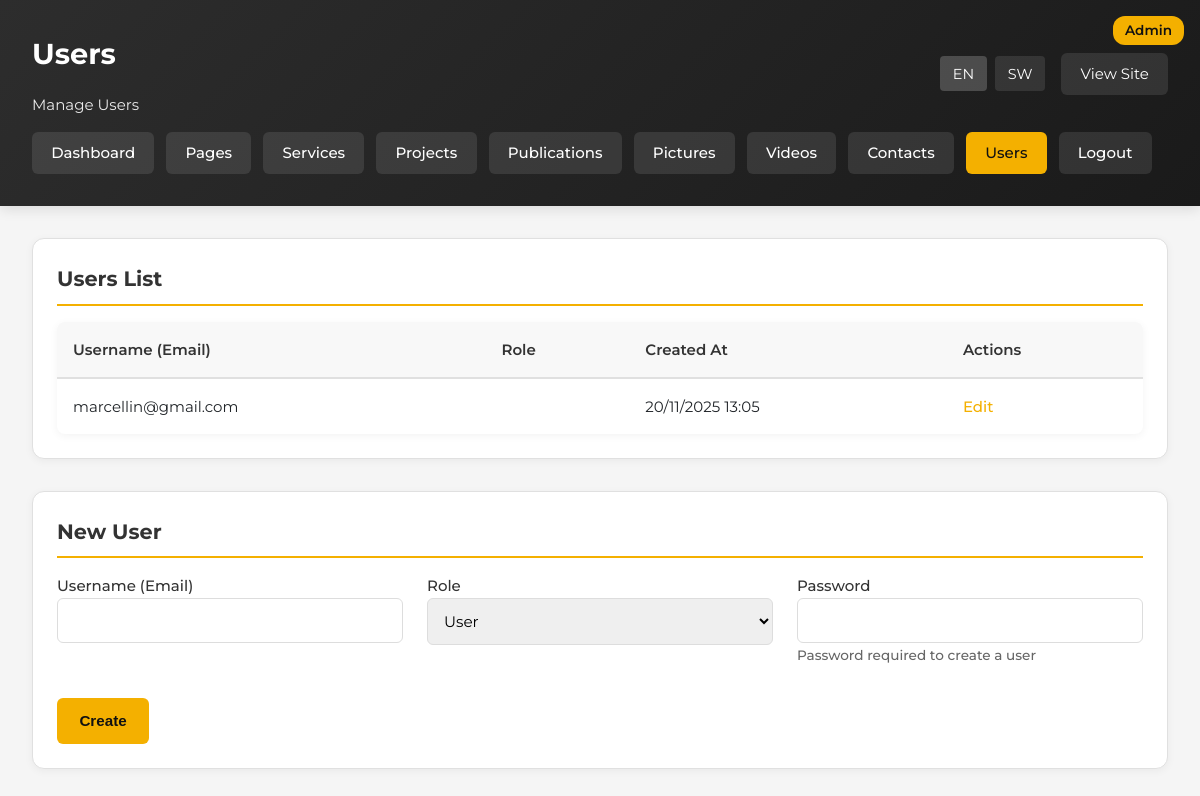
The page /admin/users.php (signed in) on the database its author committed.
### tables this page shows
CREATE TABLE IF NOT EXISTS users (
    id INT AUTO_INCREMENT PRIMARY KEY,
    username VARCHAR(190) NOT NULL UNIQUE,
    password_hash VARCHAR(255) NOT NULL,
    role ENUM('user', 'admin') DEFAULT 'user',
    created_at TIMESTAMP DEFAULT CURRENT_TIMESTAMP
);

### includes/helpers.php (called while the page is built, shortened)
<?php
require_once __DIR__ . '/../config/config.php';
function currentLang(): string
{
    return $_SESSION['lang'] ?? 'en';
}
function t(string $key): string
{
    static $dictionary;
    if ($dictionary === null) {
        $dictionary = include __DIR__ . '/translations.php';
    }
    $lang = currentLang();
    return $dictionary[$key][$lang] ?? $key;
}

### config/config.php (called while the page is built, shortened)
<?php
function db(): mysqli
{
    static $connection;
    if ($connection instanceof mysqli) {
        return $connection;
    }
    $connection = new mysqli(DB_HOST, DB_USER, DB_PASS, DB_NAME);
    $connection->set_charset('utf8mb4');
    return $connection;
}
function query(string $sql, array $params = [])
{
    $connection = db();
    if (!$params) {
        return $connection->query($sql);
    }
    $stmt = $connection->prepare($sql);
    $types = '';
    $values = [];
    foreach ($params as $param) {
        $types .= is_int($param) ? 'i' : 's';
        $values[] = $param;
    }
    $stmt->bind_param($types, ...$values);
    $stmt->execute();
    return $stmt->get_result();
}

### admin/users.php (the view, shortened to what this page needs)
<?php
require_once __DIR__ . '/../includes/helpers.php';
$lang = currentLang();
$users = [];
$editing = null;
try {
    $result = query('SELECT id, username, role, created_at FROM users ORDER BY created_at DESC');
    if ($result) {
        $users = $result->fetch_all(MYSQLI_ASSOC);
    }
} catch (Exception $e) {
    $error = t('admin.error_fetching_users');
}
?>
<!DOCTYPE html>
<html lang="<?= $lang === 'sw' ? 'sw' : 'en'; ?>">
<head>
    <link rel="stylesheet" href="../assets/css/style.css">
</head>
<body>
    <div class="admin-header">
        <div class="user-info">
            <div>
                <h1><?= t('admin.users'); ?></h1>
                <p style="margin: 0; opacity: 0.9;"><?= t('admin.manage_users'); ?></p>
            </div>
            <div style="display: flex; gap: 1rem; align-items: center;">
                <div class="language-switch" style="display: flex; gap: 0.5rem;">
                    <a class="<?= $lang === 'en' ? 'active' : ''; ?>" href="?lang=en<?= isset($_GET['id']) ? '&id=' . urlencode($_GET['id']) : ''; ?>" style="color: white; text-decoration: none; padding: 0.4rem 0.8rem; background: <?= $lang === 'en' ? 'rgba(255,255,255,0.2)' : 'rgba(255,255,255,0.1)'; ?>; border-radius: 4px; font-size: 0.9rem;">EN</a>
                    <a class="<?= $lang === 'sw' ? 'active' : ''; ?>" href="?lang=sw<?= isset($_GET['id']) ? '&id=' . urlencode($_GET['id']) : ''; ?>" style="color: white; text-decoration: none; padding: 0.4rem 0.8rem; background: <?= $lang === 'sw' ? 'rgba(255,255,255,0.2)' : 'rgba(255,255,255,0.1)'; ?>; border-radius: 4px; font-size: 0.9rem;">SW</a>
                </div>
                <a href="../index.php?lang=<?= $lang; ?>" style="color: white; text-decoration: none; padding: 0.6rem 1.2rem; background: rgba(255,255,255,0.1); border-radius: 6px;"><?= t('admin.view_site'); ?></a>
            </div>
        </div>
        <nav class="admin-nav">
            <a href="dashboard.php?lang=<?= $lang; ?>"><?= t('admin.dashboard'); ?></a>
            <a href="pages.php?lang=<?= $lang; ?>"><?= t('admin.pages'); ?></a>
            <a href="services.php?lang=<?= $lang; ?>"><?= t('admin.services'); ?></a>
            <a href="projects.php?lang=<?= $lang; ?>"><?= t('admin.projects'); ?></a>
            <a href="publications.php?lang=<?= $lang; ?>"><?= t('admin.publications'); ?></a>
            <a href="pictures.php?lang=<?= $lang; ?>"><?= t('admin.pictures'); ?></a>
            <a href="videos.php?lang=<?= $lang; ?>"><?= t('admin.videos'); ?></a>
            <a href="contacts.php?lang=<?= $lang; ?>"><?= t('admin.contacts'); ?></a>
            <a href="users.php?lang=<?= $lang; ?>" style="background: var(--primary); color: #111;"><?= t('admin.users'); ?></a>
            <a href="logout.php"><?= t('admin.logout'); ?></a>
        </nav>
    </div>
    <div class="admin-layout">
        <section class="dashboard-section">
            <h2><?= t('admin.users_list'); ?></h2>
            <table>
                <thead>
                    <tr>
                        <th><?= t('admin.username_email'); ?></th>
                        <th><?= t('admin.role'); ?></th>
                        <th><?= t('admin.created_at'); ?></th>
                        <th><?= t('admin.actions'); ?></th>
                    </tr>
                </thead>
                <tbody>
                    <?php if (empty($users)): ?>
                        <tr>
                            <td colspan="4" style="text-align: center; color: #999; padding: 2rem;">
                                <?= t('admin.no_users'); ?>
                            </td>
                        </tr>
                    <?php else: ?>
                        <?php foreach ($users as $u): ?>
                            <tr>
                                <td><?= htmlspecialchars($u['username']); ?></td>
                                <td>
                                    <span class="badge <?= $u['role']; ?>">
                                        <?= $u['role'] === 'admin' ? 'Admin' : 'User'; ?>
                                    </span>
                                </td>
                                <td><?= date('d/m/Y H:i', strtotime($u['created_at'])); ?></td>
                                <td>
                                    <a href="?lang=<?= $lang; ?>&id=<?= $u['id']; ?>"><?= t('admin.edit'); ?></a>
                                </td>
                            </tr>
                        <?php endforeach; ?>
                    <?php endif; ?>
                </tbody>
            </table>
        </section>
        <section class="dashboard-section">
            <h2><?= $editing ? t('admin.edit_user') : t('admin.new_user'); ?></h2>
            <form method="post">
                <div class="form-grid">
                    <label>
                        <?= t('admin.username_email'); ?>
                        <input type="email" name="username" value="<?= htmlspecialchars($editing['username'] ?? ''); ?>" required>
                    </label>
                    <label>
                        <?= t('admin.role'); ?>
                        <select name="role" required>
                            <option value="user" <?= (($editing['role'] ?? 'user') === 'user') ? 'selected' : ''; ?>>User</option>
                        </select>
                    </label>
                    <label class="form-full-width">
                        <?= t('admin.password'); ?>
                        <input type="password" name="password" <?= !$editing ? 'required' : ''; ?>>
                        <span class="form-note"><?= $editing ? t('admin.password_optional') : t('admin.password_required'); ?></span>
                    </label>
                </div>
                <button class="btn primary" type="submit"><?= $editing ? t('admin.update') : t('admin.create'); ?></button>
            </form>
        </section>
    </div>
</body>
</html>

### assets/css/style.css (style rules this page uses)
:root { --brand-dark: #1a1a1a; --brand-steel: #2d2d2d; --brand-gold: #f4b000; --brand-gold-dark: #c98900; --brand-gold-bright: #ffc933; --brand-gray: #f2f2f2; --ink: #212529; --muted: #5c6770; --line: #dde2e8; --white: #ffffff; --max-width: 1200px; --steel: var(--brand-dark); --gold: var(--brand-gold); --gold-bright: var(--brand-gold-bright); --gold-dark: var(--brand-gold-dark); --primary: var(--brand-gold); --primary-dark: var(--brand-gold-dark); --paper: #fff; --alaf-navy: var(--brand-dark); --alaf-blue: var(--brand-gold); --alaf-blue-mid: var(--brand-gold-dark); --alaf-gray: var(--brand-gray); }
* { box-sizing: border-box; margin: 0; padding: 0; }
html, body { overflow-x: hidden; }
body { font-family: 'Titillium Web', Arial, Helvetica, sans-serif; color: var(--ink); background: #fff; line-height: 1.55; font-size: 15px; }
a { color: inherit; }
.btn { display: inline-flex; align-items: center; justify-content: center; text-decoration: none; font-weight: 700; padding: .75rem 1.2rem; border: 2px solid transparent; }
.btn.primary { background: var(--brand-gold); color: #111; }
.badge { position: absolute; top: 1rem; right: 1rem; background: var(--brand-gold); color: #111; padding: .2rem .55rem; font-size: .72rem; font-weight: 700; }

### admin/users.php (style rules this page uses)
body { background: #f5f5f5; font-family: 'Montserrat', sans-serif; }
.admin-header { background: linear-gradient(135deg, #2d2d2d 0%, #1a1a1a 100%); color: white; padding: 2rem; margin-bottom: 2rem; box-shadow: 0 4px 12px rgba(0, 0, 0, 0.1); }
.admin-header h1 { margin: 0 0 1rem 0; font-size: 1.8rem; }
.admin-header .user-info { display: flex; justify-content: space-between; align-items: center; flex-wrap: wrap; gap: 1rem; }
.admin-nav { display: flex; flex-wrap: wrap; gap: 0.75rem; margin-top: 1rem; }
.admin-nav a { padding: 0.6rem 1.2rem; background: rgba(255, 255, 255, 0.1); color: white; text-decoration: none; border-radius: 6px; font-weight: 500; transition: background 0.2s ease; }
.admin-layout { max-width: 1400px; margin: 0 auto; padding: 0 2rem 2rem; }
.dashboard-section { background: white; border-radius: 12px; padding: 1.5rem; border: 1px solid #e0e0e0; box-shadow: 0 2px 8px rgba(0, 0, 0, 0.05); margin-bottom: 2rem; }
.dashboard-section h2 { margin: 0 0 1rem 0; color: #333; font-size: 1.3rem; border-bottom: 2px solid var(--primary); padding-bottom: 0.5rem; }
table { width: 100%; border-collapse: collapse; background: white; border-radius: 8px; overflow: hidden; box-shadow: 0 2px 8px rgba(0, 0, 0, 0.05); }
table thead { background: #f8f8f8; }
table th { padding: 1rem; text-align: left; font-weight: 600; color: #333; border-bottom: 2px solid #e0e0e0; }
table td { padding: 1rem; border-bottom: 1px solid #f0f0f0; }
table tbody tr:last-child td { border-bottom: none; }
.badge { display: inline-block; padding: 0.25rem 0.75rem; border-radius: 12px; font-size: 0.85rem; font-weight: 600; }
.badge.admin { background: var(--primary); color: #111; }
table a { color: var(--primary); text-decoration: none; font-weight: 500; margin-right: 1rem; }
.form-grid { display: grid; grid-template-columns: repeat(auto-fit, minmax(300px, 1fr)); gap: 1.5rem; margin-bottom: 1.5rem; }
label { display: block; margin-bottom: 0.5rem; font-weight: 500; color: #333; }
input[type="text"], input[type="email"], input[type="password"], select { width: 100%; padding: 0.75rem; border: 1px solid #ddd; border-radius: 6px; font-size: 0.95rem; font-family: inherit; transition: border-color 0.2s ease; }
.btn { padding: 0.9rem 1.4rem; border-radius: 6px; text-decoration: none; font-weight: 600; border: none; cursor: pointer; font-size: 0.95rem; transition: background 0.2s ease; }
.btn.primary { background: var(--primary); color: #111; }
.form-note { font-size: 0.85rem; color: #666; margin-top: 0.25rem; }

### rows shown on the page
users: username "marcellin@gmail.com", role "Admin", created_at "20/11/2025 13:05"

### other values the page prints
t('admin.users') "Users"
t('admin.manage_users') "Manage Users"
t('admin.view_site') "View Site"
t('admin.dashboard') "Dashboard"
t('admin.pages') "Pages"
t('admin.services') "Services"
t('admin.projects') "Projects"
t('admin.publications') "Publications"
t('admin.pictures') "Pictures"
t('admin.videos') "Videos"
t('admin.contacts') "Contacts"
t('admin.logout') "Logout"
t('admin.users_list') "Users List"
t('admin.username_email') "Username (Email)"
t('admin.role') "Role"
